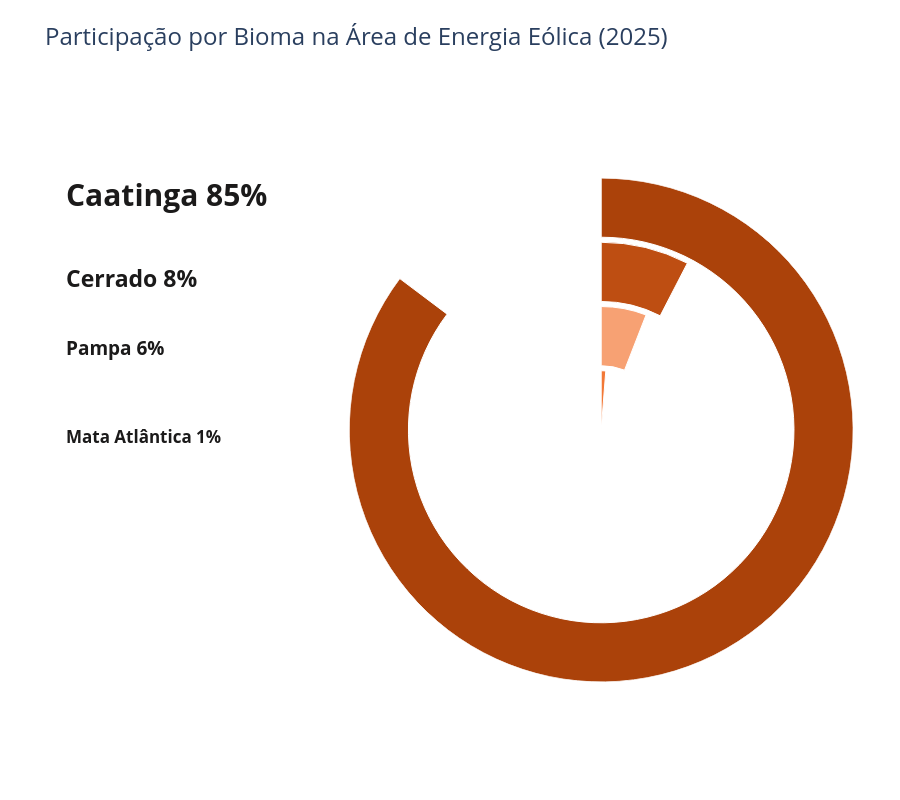

The notebook cell saved with this chart:
### Code cell
# Célula 8A
# Anéis concêntricos (não fatias de uma mesma pizza): cada bioma ocupa uma
# faixa de raio própria — Caatinga (mais externo) > Cerrado > Pampa > Mata
# Atlântica (mais interno) — e todos os arcos partem do mesmo ângulo inicial
# (0°/12h), com o comprimento proporcional à participação do bioma no total.
# Por isso os arcos ficam com tamanhos bem diferentes entre si (esperado).
import plotly.graph_objects as go

df_bioma = df[df['tipo_region'] == 'bioma']
pivot_bioma = df_bioma.pivot_table(index='year', columns='nome_region', values='area_ha', aggfunc='sum').fillna(0)
ultimo_ano = int(pivot_bioma.index.max())
serie_ultimo_ano = pivot_bioma.loc[ultimo_ano].sort_values(ascending=False)
total_ano = serie_ultimo_ano.sum()

# cores_map = {
#     'Caatinga': '#1b1a1a',
#     'Cerrado': '#3C3C3C',
#     'Mata Atlântica': '#7A7878',
#     'Pampa': '#C1C0C0'
# }

# Do mais externo (Caatinga) para o mais interno (Mata Atlântica)
ORDEM_ANEIS = ['Caatinga', 'Cerrado', 'Pampa', 'Mata Atlântica']
N = len(ORDEM_ANEIS)
ESPACO = 0.02  # respiro entre um anel e o próximo
ESPESSURA = (1 - (N - 1) * ESPACO) / N  # espessura de cada anel, para o conjunto ocupar de r=0 até r=1

fig_aneis = go.Figure()
for i, bioma in enumerate(ORDEM_ANEIS):
    valor = serie_ultimo_ano.get(bioma, 0)
    frac = valor / total_ano
    arco_graus = frac * 360
    base_raio = 1 - i * (ESPESSURA + ESPACO) - ESPESSURA

    fig_aneis.add_trace(go.Barpolar(
        r=[ESPESSURA],
        theta=[arco_graus / 2],  # todos os arcos começam em 0°; o centro do arco é a metade do seu próprio comprimento
        width=[arco_graus],
        base=[base_raio],
        name=bioma,
        marker=dict(color=cores_map.get(bioma, '#ccc'), line=dict(color='white', width=1)),
        hovertemplate=f'<b>Bioma:</b> {bioma}<br><b>Área:</b> {valor:,.2f} ha<br><b>Participação:</b> {frac*100:.1f}%<extra></extra>',
    ))

# --- rótulos: lista empilhada à esquerda do anel, texto grande e em negrito
# (tamanho decrescente conforme o %), igual ao layout de referência ---
FONTE_ROTULO = {'Caatinga': 30, 'Cerrado': 23, 'Pampa': 19, 'Mata Atlântica': 17}

anotacoes = []
Y_INICIAL, PASSO_Y = 0.88, 0.13
for i, bioma in enumerate(ORDEM_ANEIS):
    valor = serie_ultimo_ano.get(bioma, 0)
    frac = valor / total_ano
    anotacoes.append(dict(
        x=0.04, y=Y_INICIAL - i * PASSO_Y, xref='paper', yref='paper',
        xanchor='left', align='left',
        text=f"<b>{bioma} {frac*100:.0f}%</b>",
        showarrow=False,
        font=dict(size=FONTE_ROTULO.get(bioma, 18), color='#1b1a1a'),
    ))

fig_aneis.update_layout(
    title_text=f"Participação por Bioma na Área de Energia Eólica ({ultimo_ano})",
    title_font=dict(size=24),
    template="plotly_white",
    width=900, height=800,
    showlegend=False,
    annotations=anotacoes,
    polar=dict(
        # anel deslocado para a direita, deixando espaço à esquerda para os rótulos
        domain=dict(x=[0.38, 0.98], y=[0.05, 0.95]),
        radialaxis=dict(visible=False, range=[0, 1]),
        angularaxis=dict(visible=False, rotation=90, direction='clockwise'),
    ),
    margin=dict(t=90, b=30, l=30, r=30),
)

fig_aneis.show()
if salvar_grafico:
    print("Salvando o grafico com DPI 450")
    salvar_grafico_alta_resolucao(fig_aneis, 'proporcao_area_por_bioma_eolica_aneis_concentricos', dpi=450)

### Figure 1 — Plotly figure (JSON) as saved in the notebook; plotly's stock layout.template omitted (floating-point values rounded to 4 significant figures)
{"data": [{"base": [0.765], "hovertemplate": "<b>Bioma:</b> Caatinga<br><b>Área:</b> 24,430.37 ha<br><b>Participação:</b> 85.3%<extra></extra>", "marker": {"color": "#AB420A", "line": {"color": "white", "width": 1}}, "name": "Caatinga", "r": [0.235], "theta": [153.5], "type": "barpolar", "width": [306.9]}, {"base": [0.51], "hovertemplate": "<b>Bioma:</b> Cerrado<br><b>Área:</b> 2,174.14 ha<br><b>Participação:</b> 7.6%<extra></extra>", "marker": {"color": "#BE4E12", "line": {"color": "white", "width": 1}}, "name": "Cerrado", "r": [0.235], "theta": [13.66], "type": "barpolar", "width": [27.32]}, {"base": [0.255], "hovertemplate": "<b>Bioma:</b> Pampa<br><b>Área:</b> 1,695.50 ha<br><b>Participação:</b> 5.9%<extra></extra>", "marker": {"color": "#F7A173", "line": {"color": "white", "width": 1}}, "name": "Pampa", "r": [0.235], "theta": [10.65], "type": "barpolar", "width": [21.3]}, {"base": [0], "hovertemplate": "<b>Bioma:</b> Mata Atlântica<br><b>Área:</b> 353.97 ha<br><b>Participação:</b> 1.2%<extra></extra>", "marker": {"color": "#F27836", "line": {"color": "white", "width": 1}}, "name": "Mata Atlântica", "r": [0.235], "theta": [2.224], "type": "barpolar", "width": [4.447]}], "layout": {"annotations": [{"align": "left", "font": {"color": "#1b1a1a", "size": 30}, "showarrow": false, "text": "<b>Caatinga 85%</b>", "x": 0.04, "xanchor": "left", "xref": "paper", "y": 0.88, "yref": "paper"}, {"align": "left", "font": {"color": "#1b1a1a", "size": 23}, "showarrow": false, "text": "<b>Cerrado 8%</b>", "x": 0.04, "xanchor": "left", "xref": "paper", "y": 0.75, "yref": "paper"}, {"align": "left", "font": {"color": "#1b1a1a", "size": 19}, "showarrow": false, "text": "<b>Pampa 6%</b>", "x": 0.04, "xanchor": "left", "xref": "paper", "y": 0.62, "yref": "paper"}, {"align": "left", "font": {"color": "#1b1a1a", "size": 17}, "showarrow": false, "text": "<b>Mata Atlântica 1%</b>", "x": 0.04, "xanchor": "left", "xref": "paper", "y": 0.49, "yref": "paper"}], "height": 800, "margin": {"b": 30, "l": 30, "r": 30, "t": 90}, "polar": {"angularaxis": {"direction": "clockwise", "rotation": 90, "visible": false}, "domain": {"x": [0.38, 0.98], "y": [0.05, 0.95]}, "radialaxis": {"range": [0, 1], "visible": false}}, "showlegend": false, "title": {"font": {"size": 24}, "text": "Participação por Bioma na Área de Energia Eólica (2025)"}, "width": 900}}
